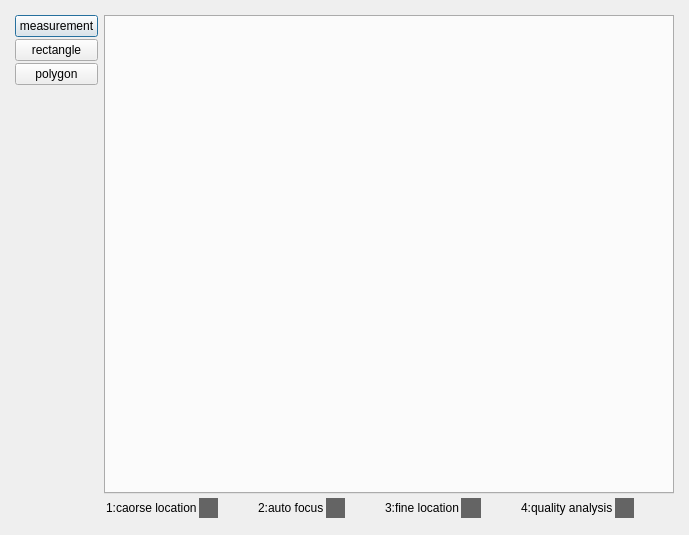
<?xml version="1.0" encoding="UTF-8"?>
<ui version="4.0">
 <class>OpticalToolDlg</class>
 <widget class="QDialog" name="OpticalToolDlg">
  <property name="geometry">
   <rect>
    <x>0</x>
    <y>0</y>
    <width>689</width>
    <height>535</height>
   </rect>
  </property>
  <property name="minimumSize">
   <size>
    <width>0</width>
    <height>0</height>
   </size>
  </property>
  <property name="maximumSize">
   <size>
    <width>16777215</width>
    <height>16777215</height>
   </size>
  </property>
  <property name="windowTitle">
   <string>Dialog</string>
  </property>
  <layout class="QVBoxLayout" name="verticalLayout_3">
   <item>
    <layout class="QHBoxLayout" name="horizontalLayout_2" stretch="1,10">
     <property name="spacing">
      <number>2</number>
     </property>
     <property name="leftMargin">
      <number>2</number>
     </property>
     <property name="topMargin">
      <number>2</number>
     </property>
     <property name="rightMargin">
      <number>2</number>
     </property>
     <property name="bottomMargin">
      <number>2</number>
     </property>
     <item>
      <layout class="QVBoxLayout" name="verticalLayout" stretch="1,1,1,0">
       <property name="spacing">
        <number>2</number>
       </property>
       <property name="leftMargin">
        <number>2</number>
       </property>
       <property name="topMargin">
        <number>2</number>
       </property>
       <property name="rightMargin">
        <number>2</number>
       </property>
       <property name="bottomMargin">
        <number>2</number>
       </property>
       <item>
        <widget class="QPushButton" name="btnMeasurement">
         <property name="text">
          <string>measurement</string>
         </property>
        </widget>
       </item>
       <item>
        <widget class="QPushButton" name="btnROIRectangle">
         <property name="text">
          <string>rectangle</string>
         </property>
        </widget>
       </item>
       <item>
        <widget class="QPushButton" name="btnROIPolygon">
         <property name="text">
          <string>polygon</string>
         </property>
        </widget>
       </item>
       <item>
        <spacer name="verticalSpacer">
         <property name="orientation">
          <enum>Qt::Vertical</enum>
         </property>
         <property name="sizeHint" stdset="0">
          <size>
           <width>20</width>
           <height>40</height>
          </size>
         </property>
        </spacer>
       </item>
      </layout>
     </item>
     <item>
      <layout class="QVBoxLayout" name="verticalLayout_2">
       <property name="spacing">
        <number>2</number>
       </property>
       <property name="leftMargin">
        <number>2</number>
       </property>
       <property name="topMargin">
        <number>2</number>
       </property>
       <property name="rightMargin">
        <number>2</number>
       </property>
       <property name="bottomMargin">
        <number>2</number>
       </property>
       <item>
        <widget class="QTabWidget" name="tabWidget">
         <property name="currentIndex">
          <number>-1</number>
         </property>
        </widget>
       </item>
       <item>
        <layout class="QHBoxLayout" name="horizontalLayout" stretch="1,1,2,1,1,2,1,1,2,1,1,2">
         <property name="spacing">
          <number>2</number>
         </property>
         <property name="leftMargin">
          <number>2</number>
         </property>
         <property name="topMargin">
          <number>2</number>
         </property>
         <property name="rightMargin">
          <number>2</number>
         </property>
         <property name="bottomMargin">
          <number>2</number>
         </property>
         <item>
          <widget class="QLabel" name="label1">
           <property name="text">
            <string>1:caorse location</string>
           </property>
          </widget>
         </item>
         <item>
          <widget class="QLabel" name="labelCaorseLocation">
           <property name="styleSheet">
            <string notr="true">background-color: rgb(100, 100, 100);</string>
           </property>
           <property name="text">
            <string/>
           </property>
          </widget>
         </item>
         <item>
          <spacer name="horizontalSpacer_2">
           <property name="orientation">
            <enum>Qt::Horizontal</enum>
           </property>
           <property name="sizeHint" stdset="0">
            <size>
             <width>40</width>
             <height>20</height>
            </size>
           </property>
          </spacer>
         </item>
         <item>
          <widget class="QLabel" name="label2">
           <property name="text">
            <string>2:auto focus</string>
           </property>
          </widget>
         </item>
         <item>
          <widget class="QLabel" name="labelAutoFocus">
           <property name="styleSheet">
            <string notr="true">background-color: rgb(100, 100, 100);</string>
           </property>
           <property name="text">
            <string/>
           </property>
          </widget>
         </item>
         <item>
          <spacer name="horizontalSpacer_3">
           <property name="orientation">
            <enum>Qt::Horizontal</enum>
           </property>
           <property name="sizeHint" stdset="0">
            <size>
             <width>40</width>
             <height>20</height>
            </size>
           </property>
          </spacer>
         </item>
         <item>
          <widget class="QLabel" name="label3">
           <property name="text">
            <string>3:fine location</string>
           </property>
          </widget>
         </item>
         <item>
          <widget class="QLabel" name="labelFineLocation">
           <property name="styleSheet">
            <string notr="true">background-color: rgb(100, 100, 100);</string>
           </property>
           <property name="text">
            <string/>
           </property>
          </widget>
         </item>
         <item>
          <spacer name="horizontalSpacer_4">
           <property name="orientation">
            <enum>Qt::Horizontal</enum>
           </property>
           <property name="sizeHint" stdset="0">
            <size>
             <width>40</width>
             <height>20</height>
            </size>
           </property>
          </spacer>
         </item>
         <item>
          <widget class="QLabel" name="label4">
           <property name="text">
            <string>4:quality analysis</string>
           </property>
          </widget>
         </item>
         <item>
          <widget class="QLabel" name="labelQualityAnalysis">
           <property name="styleSheet">
            <string notr="true">background-color: rgb(100, 100, 100);</string>
           </property>
           <property name="text">
            <string/>
           </property>
          </widget>
         </item>
         <item>
          <spacer name="horizontalSpacer_5">
           <property name="orientation">
            <enum>Qt::Horizontal</enum>
           </property>
           <property name="sizeHint" stdset="0">
            <size>
             <width>40</width>
             <height>20</height>
            </size>
           </property>
          </spacer>
         </item>
        </layout>
       </item>
      </layout>
     </item>
    </layout>
   </item>
  </layout>
 </widget>
 <resources/>
 <connections/>
</ui>
